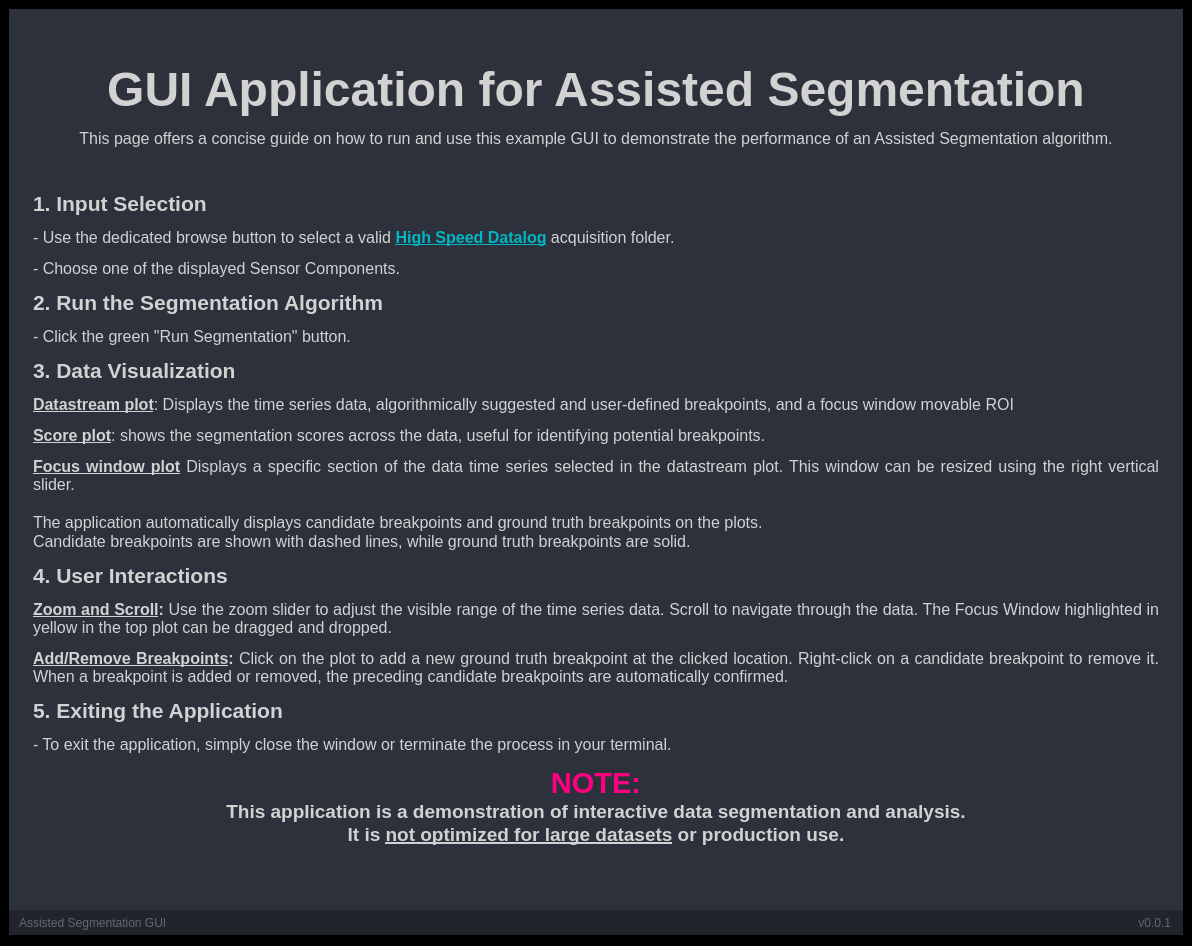
<?xml version="1.0" encoding="UTF-8"?>
<ui version="4.0">
 <class>Dialog</class>
 <widget class="QDialog" name="Dialog">
  <property name="geometry">
   <rect>
    <x>0</x>
    <y>0</y>
    <width>1192</width>
    <height>946</height>
   </rect>
  </property>
  <property name="windowTitle">
   <string>App Info</string>
  </property>
  <property name="windowIcon">
   <iconset resource="../../st_dtdl_gui/UI/resources.qrc">
    <normaloff>:/icons/icons/ST16418_ST-Logo-Ico_3.ico</normaloff>:/icons/icons/ST16418_ST-Logo-Ico_3.ico</iconset>
  </property>
  <property name="styleSheet">
   <string notr="true">background-color: black;
color: rgb(210, 210, 210);</string>
  </property>
  <layout class="QVBoxLayout" name="verticalLayout">
   <property name="leftMargin">
    <number>9</number>
   </property>
   <property name="topMargin">
    <number>9</number>
   </property>
   <property name="rightMargin">
    <number>9</number>
   </property>
   <item>
    <widget class="QWidget" name="main_dialog_widget" native="true">
     <property name="styleSheet">
      <string notr="true">background-color: rgb(44, 49, 60);
</string>
     </property>
     <layout class="QVBoxLayout" name="MainLayout">
      <property name="spacing">
       <number>0</number>
      </property>
      <property name="leftMargin">
       <number>0</number>
      </property>
      <property name="topMargin">
       <number>0</number>
      </property>
      <property name="rightMargin">
       <number>0</number>
      </property>
      <property name="bottomMargin">
       <number>0</number>
      </property>
      <item>
       <widget class="QFrame" name="frame">
        <property name="styleSheet">
         <string notr="true">/* SCROLL BARS */
QScrollBar:horizontal {
    border: none;
    background: rgb(52, 59, 72);
    height: 14px;
    margin: 0px 21px 0 21px;
	border-radius: 0px;
}
QScrollBar::handle:horizontal {
    background: rgb(32, 178, 170);
    min-width: 25px;
	border-radius: 7px
}
QScrollBar::add-line:horizontal {
    border: none;
    background: rgb(55, 63, 77);
    width: 20px;
	border-top-right-radius: 7px;
    border-bottom-right-radius: 7px;
    subcontrol-position: right;
    subcontrol-origin: margin;
}
QScrollBar::sub-line:horizontal {
    border: none;
    background: rgb(55, 63, 77);
    width: 20px;
	border-top-left-radius: 7px;
    border-bottom-left-radius: 7px;
    subcontrol-position: left;
    subcontrol-origin: margin;
}
QScrollBar::up-arrow:horizontal, QScrollBar::down-arrow:horizontal
{
     background: none;
}
QScrollBar::add-page:horizontal, QScrollBar::sub-page:horizontal
{
     background: none;
}
 QScrollBar:vertical {
	border: none;
    background: rgb(52, 59, 72);
    width: 14px;
    margin: 21px 0 21px 0;
	border-radius: 0px;
 }
 QScrollBar::handle:vertical {	
	background: rgb(32, 178, 170);
    min-height: 25px;
	border-radius: 7px
 }
 QScrollBar::add-line:vertical {
     border: none;
    background: rgb(55, 63, 77);
     height: 20px;
	border-bottom-left-radius: 7px;
    border-bottom-right-radius: 7px;
     subcontrol-position: bottom;
     subcontrol-origin: margin;
 }
 QScrollBar::sub-line:vertical {
	border: none;
    background: rgb(55, 63, 77);
     height: 20px;
	border-top-left-radius: 7px;
    border-top-right-radius: 7px;
     subcontrol-position: top;
     subcontrol-origin: margin;
 }
 QScrollBar::up-arrow:vertical, QScrollBar::down-arrow:vertical {
     background: none;
 }

 QScrollBar::add-page:vertical, QScrollBar::sub-page:vertical {
     background: none;
 }</string>
        </property>
        <layout class="QVBoxLayout" name="verticalLayout_4">
         <property name="spacing">
          <number>0</number>
         </property>
         <property name="leftMargin">
          <number>24</number>
         </property>
         <property name="topMargin">
          <number>24</number>
         </property>
         <property name="rightMargin">
          <number>24</number>
         </property>
         <property name="bottomMargin">
          <number>0</number>
         </property>
         <item>
          <widget class="QScrollArea" name="scrollArea">
           <property name="styleSheet">
            <string notr="true">border:transparent;</string>
           </property>
           <property name="widgetResizable">
            <bool>true</bool>
           </property>
           <widget class="QWidget" name="scrollAreaWidgetContents">
            <property name="geometry">
             <rect>
              <x>0</x>
              <y>0</y>
              <width>1126</width>
              <height>879</height>
             </rect>
            </property>
            <layout class="QVBoxLayout" name="verticalLayout_2">
             <property name="spacing">
              <number>0</number>
             </property>
             <property name="leftMargin">
              <number>0</number>
             </property>
             <property name="topMargin">
              <number>0</number>
             </property>
             <property name="rightMargin">
              <number>0</number>
             </property>
             <property name="bottomMargin">
              <number>0</number>
             </property>
             <item>
              <widget class="QLabel" name="label_3">
               <property name="sizePolicy">
                <sizepolicy hsizetype="Preferred" vsizetype="Preferred">
                 <horstretch>0</horstretch>
                 <verstretch>0</verstretch>
                </sizepolicy>
               </property>
               <property name="font">
                <font>
                 <family>Segoe UI</family>
                 <pointsize>48</pointsize>
                 <bold>true</bold>
                </font>
               </property>
               <property name="text">
                <string>&lt;!DOCTYPE HTML PUBLIC &quot;-//W3C//DTD HTML 4.0//EN&quot; &quot;http://www.w3.org/TR/REC-html40/strict.dtd&quot;&gt;
&lt;html&gt;&lt;head&gt;&lt;meta name=&quot;qrichtext&quot; content=&quot;1&quot; /&gt;&lt;meta charset=&quot;utf-8&quot; /&gt;&lt;style type=&quot;text/css&quot;&gt;
p, li { white-space: pre-wrap; }
hr { height: 1px; border-width: 0; }
li.unchecked::marker { content: &quot;\2610&quot;; }
li.checked::marker { content: &quot;\2612&quot;; }
&lt;/style&gt;&lt;/head&gt;&lt;body style=&quot; font-family:'Segoe UI'; font-size:48pt; font-weight:700; font-style:normal;&quot;&gt;
&lt;p align=&quot;center&quot; style=&quot; margin-top:12px; margin-bottom:12px; margin-left:0px; margin-right:0px; -qt-block-indent:0; text-indent:0px;&quot;&gt;&lt;span style=&quot; font-size:36pt;&quot;&gt;GUI Application for Assisted Segmentation&lt;/span&gt;&lt;/p&gt;
&lt;p align=&quot;center&quot; style=&quot; margin-top:12px; margin-bottom:12px; margin-left:0px; margin-right:0px; -qt-block-indent:0; text-indent:0px;&quot;&gt;&lt;span style=&quot; font-size:12pt; font-weight:400;&quot;&gt;This page offers a concise guide on how to run and use this example GUI to demonstrate the performance of an Assisted Segmentation algorithm.&lt;/span&gt;&lt;/p&gt;
&lt;p align=&quot;center&quot; style=&quot;-qt-paragraph-type:empty; margin-top:12px; margin-bottom:12px; margin-left:0px; margin-right:0px; -qt-block-indent:0; text-indent:0px; font-size:12pt; font-weight:400;&quot;&gt;&lt;br /&gt;&lt;/p&gt;
&lt;p align=&quot;justify&quot; style=&quot; margin-top:12px; margin-bottom:12px; margin-left:0px; margin-right:0px; -qt-block-indent:0; text-indent:0px;&quot;&gt;&lt;span style=&quot; font-size:16pt;&quot;&gt;1. Input Selection&lt;/span&gt;&lt;/p&gt;
&lt;p align=&quot;justify&quot; style=&quot; margin-top:12px; margin-bottom:12px; margin-left:0px; margin-right:0px; -qt-block-indent:0; text-indent:0px;&quot;&gt;&lt;span style=&quot; font-size:12pt; font-weight:400;&quot;&gt;- Use the dedicated browse button to select a valid &lt;/span&gt;&lt;a href=&quot;https://www.st.com/en/embedded-software/fp-sns-datalog2.html&quot;&gt;&lt;span style=&quot; font-size:12pt; text-decoration: underline; color:#00b7c3;&quot;&gt;High Speed Datalog&lt;/span&gt;&lt;/a&gt;&lt;span style=&quot; font-size:12pt; font-weight:400;&quot;&gt; acquisition folder.&lt;/span&gt;&lt;/p&gt;
&lt;p align=&quot;justify&quot; style=&quot; margin-top:12px; margin-bottom:12px; margin-left:0px; margin-right:0px; -qt-block-indent:0; text-indent:0px;&quot;&gt;&lt;span style=&quot; font-size:12pt; font-weight:400;&quot;&gt;- Choose one of the displayed Sensor Components.&lt;/span&gt;&lt;/p&gt;
&lt;p align=&quot;justify&quot; style=&quot; margin-top:12px; margin-bottom:12px; margin-left:0px; margin-right:0px; -qt-block-indent:0; text-indent:0px;&quot;&gt;&lt;span style=&quot; font-size:16pt;&quot;&gt;2. Run the Segmentation Algorithm&lt;/span&gt;&lt;/p&gt;
&lt;p align=&quot;justify&quot; style=&quot; margin-top:12px; margin-bottom:12px; margin-left:0px; margin-right:0px; -qt-block-indent:0; text-indent:0px;&quot;&gt;&lt;span style=&quot; font-size:12pt; font-weight:400;&quot;&gt;- Click the green &amp;quot;Run Segmentation&amp;quot; button.&lt;/span&gt;&lt;/p&gt;
&lt;p align=&quot;justify&quot; style=&quot; margin-top:12px; margin-bottom:12px; margin-left:0px; margin-right:0px; -qt-block-indent:0; text-indent:0px;&quot;&gt;&lt;span style=&quot; font-size:16pt;&quot;&gt;3. Data Visualization&lt;/span&gt;&lt;/p&gt;
&lt;p align=&quot;justify&quot; style=&quot; margin-top:12px; margin-bottom:12px; margin-left:0px; margin-right:0px; -qt-block-indent:0; text-indent:0px;&quot;&gt;&lt;span style=&quot; font-size:12pt; text-decoration: underline;&quot;&gt;Datastream plot&lt;/span&gt;&lt;span style=&quot; font-size:12pt; font-weight:400;&quot;&gt;: Displays the time series data, algorithmically suggested and user-defined breakpoints, and a focus window movable ROI&lt;/span&gt;&lt;/p&gt;
&lt;p align=&quot;justify&quot; style=&quot; margin-top:12px; margin-bottom:12px; margin-left:0px; margin-right:0px; -qt-block-indent:0; text-indent:0px;&quot;&gt;&lt;span style=&quot; font-size:12pt; text-decoration: underline;&quot;&gt;Score plot&lt;/span&gt;&lt;span style=&quot; font-size:12pt; font-weight:400;&quot;&gt;: shows the segmentation scores across the data, useful for identifying potential breakpoints.&lt;/span&gt;&lt;/p&gt;
&lt;p align=&quot;justify&quot; style=&quot; margin-top:0px; margin-bottom:0px; margin-left:0px; margin-right:0px; -qt-block-indent:0; text-indent:0px;&quot;&gt;&lt;span style=&quot; font-size:12pt; text-decoration: underline;&quot;&gt;Focus window plot&lt;/span&gt;&lt;span style=&quot; font-size:12pt; font-weight:400;&quot;&gt; Displays a specific section of the data time series selected in the datastream plot. This window can be resized using the right vertical slider.&lt;/span&gt;&lt;/p&gt;
&lt;p align=&quot;justify&quot; style=&quot;-qt-paragraph-type:empty; margin-top:0px; margin-bottom:0px; margin-left:0px; margin-right:0px; -qt-block-indent:0; text-indent:0px; font-size:12pt; font-weight:400;&quot;&gt;&lt;br /&gt;&lt;/p&gt;
&lt;p align=&quot;justify&quot; style=&quot; margin-top:0px; margin-bottom:0px; margin-left:0px; margin-right:0px; -qt-block-indent:0; text-indent:0px;&quot;&gt;&lt;span style=&quot; font-size:12pt; font-weight:400;&quot;&gt;The application automatically displays candidate breakpoints and ground truth breakpoints on the plots.&lt;/span&gt;&lt;/p&gt;
&lt;p align=&quot;justify&quot; style=&quot; margin-top:0px; margin-bottom:0px; margin-left:0px; margin-right:0px; -qt-block-indent:0; text-indent:0px;&quot;&gt;&lt;span style=&quot; font-size:12pt; font-weight:400;&quot;&gt;Candidate breakpoints are shown with dashed lines, while ground truth breakpoints are solid.&lt;/span&gt;&lt;/p&gt;
&lt;p align=&quot;justify&quot; style=&quot; margin-top:12px; margin-bottom:12px; margin-left:0px; margin-right:0px; -qt-block-indent:0; text-indent:0px;&quot;&gt;&lt;span style=&quot; font-size:16pt;&quot;&gt;4. User Interactions&lt;/span&gt;&lt;/p&gt;
&lt;p align=&quot;justify&quot; style=&quot; margin-top:12px; margin-bottom:12px; margin-left:0px; margin-right:0px; -qt-block-indent:0; text-indent:0px;&quot;&gt;&lt;span style=&quot; font-size:12pt; text-decoration: underline;&quot;&gt;Zoom and Scroll&lt;/span&gt;&lt;span style=&quot; font-size:12pt;&quot;&gt;:&lt;/span&gt;&lt;span style=&quot; font-size:12pt; font-weight:400;&quot;&gt; Use the zoom slider to adjust the visible range of the time series data. Scroll to navigate through the data. The Focus Window highlighted in yellow in the top plot can be dragged and dropped.&lt;/span&gt;&lt;/p&gt;
&lt;p align=&quot;justify&quot; style=&quot; margin-top:12px; margin-bottom:12px; margin-left:0px; margin-right:0px; -qt-block-indent:0; text-indent:0px;&quot;&gt;&lt;span style=&quot; font-size:12pt; text-decoration: underline;&quot;&gt;Add/Remove Breakpoints&lt;/span&gt;&lt;span style=&quot; font-size:12pt;&quot;&gt;:&lt;/span&gt;&lt;span style=&quot; font-size:12pt; font-weight:400;&quot;&gt; Click on the plot to add a new ground truth breakpoint at the clicked location. Right-click on a candidate breakpoint to remove it. When a breakpoint is added or removed, the preceding candidate breakpoints are automatically confirmed.&lt;/span&gt;&lt;/p&gt;
&lt;p align=&quot;justify&quot; style=&quot; margin-top:0px; margin-bottom:0px; margin-left:0px; margin-right:0px; -qt-block-indent:0; text-indent:0px;&quot;&gt;&lt;span style=&quot; font-size:16pt;&quot;&gt;5. Exiting the Application&lt;/span&gt;&lt;/p&gt;
&lt;p align=&quot;justify&quot; style=&quot; margin-top:12px; margin-bottom:12px; margin-left:0px; margin-right:0px; -qt-block-indent:0; text-indent:0px;&quot;&gt;&lt;span style=&quot; font-size:12pt; font-weight:400;&quot;&gt;- To exit the application, simply close the window or terminate the process in your terminal.&lt;/span&gt;&lt;/p&gt;
&lt;p align=&quot;center&quot; style=&quot; margin-top:0px; margin-bottom:0px; margin-left:0px; margin-right:0px; -qt-block-indent:0; text-indent:0px;&quot;&gt;&lt;span style=&quot; font-size:22pt; color:#ff007f;&quot;&gt;NOTE:&lt;/span&gt;&lt;/p&gt;
&lt;p align=&quot;center&quot; style=&quot; margin-top:0px; margin-bottom:0px; margin-left:0px; margin-right:0px; -qt-block-indent:0; text-indent:0px;&quot;&gt;&lt;span style=&quot; font-size:14pt;&quot;&gt;This application is a demonstration of interactive data segmentation and analysis.&lt;/span&gt;&lt;/p&gt;
&lt;p align=&quot;center&quot; style=&quot; margin-top:0px; margin-bottom:0px; margin-left:0px; margin-right:0px; -qt-block-indent:0; text-indent:0px;&quot;&gt;&lt;span style=&quot; font-size:14pt;&quot;&gt;It is &lt;/span&gt;&lt;span style=&quot; font-size:14pt; text-decoration: underline;&quot;&gt;not optimized for large datasets&lt;/span&gt;&lt;span style=&quot; font-size:14pt;&quot;&gt; or production use.&lt;/span&gt;&lt;/p&gt;
&lt;p align=&quot;justify&quot; style=&quot;-qt-paragraph-type:empty; margin-top:0px; margin-bottom:0px; margin-left:0px; margin-right:0px; -qt-block-indent:0; text-indent:0px; font-size:22pt;&quot;&gt;&lt;br /&gt;&lt;/p&gt;&lt;/body&gt;&lt;/html&gt;</string>
               </property>
               <property name="textFormat">
                <enum>Qt::MarkdownText</enum>
               </property>
               <property name="scaledContents">
                <bool>false</bool>
               </property>
               <property name="alignment">
                <set>Qt::AlignCenter</set>
               </property>
               <property name="wordWrap">
                <bool>true</bool>
               </property>
              </widget>
             </item>
            </layout>
           </widget>
          </widget>
         </item>
        </layout>
       </widget>
      </item>
      <item>
       <widget class="QFrame" name="frame_grip">
        <property name="sizePolicy">
         <sizepolicy hsizetype="Preferred" vsizetype="Fixed">
          <horstretch>0</horstretch>
          <verstretch>0</verstretch>
         </sizepolicy>
        </property>
        <property name="minimumSize">
         <size>
          <width>0</width>
          <height>25</height>
         </size>
        </property>
        <property name="maximumSize">
         <size>
          <width>16777215</width>
          <height>25</height>
         </size>
        </property>
        <property name="styleSheet">
         <string notr="true">background-color: rgb(33, 37, 43);</string>
        </property>
        <property name="frameShape">
         <enum>QFrame::NoFrame</enum>
        </property>
        <property name="frameShadow">
         <enum>QFrame::Raised</enum>
        </property>
        <layout class="QHBoxLayout" name="horizontalLayout_6">
         <property name="spacing">
          <number>0</number>
         </property>
         <property name="leftMargin">
          <number>0</number>
         </property>
         <property name="topMargin">
          <number>0</number>
         </property>
         <property name="rightMargin">
          <number>2</number>
         </property>
         <property name="bottomMargin">
          <number>0</number>
         </property>
         <item>
          <widget class="QFrame" name="frame_label_bottom">
           <property name="frameShape">
            <enum>QFrame::NoFrame</enum>
           </property>
           <property name="frameShadow">
            <enum>QFrame::Raised</enum>
           </property>
           <layout class="QHBoxLayout" name="horizontalLayout_7">
            <property name="spacing">
             <number>0</number>
            </property>
            <property name="leftMargin">
             <number>10</number>
            </property>
            <property name="topMargin">
             <number>0</number>
            </property>
            <property name="rightMargin">
             <number>10</number>
            </property>
            <property name="bottomMargin">
             <number>0</number>
            </property>
            <item>
             <widget class="QLabel" name="label_credits">
              <property name="font">
               <font>
                <family>Segoe UI</family>
               </font>
              </property>
              <property name="styleSheet">
               <string notr="true">color: rgb(98, 103, 111);</string>
              </property>
              <property name="text">
               <string>Assisted Segmentation GUI</string>
              </property>
             </widget>
            </item>
            <item>
             <widget class="QLabel" name="label_version">
              <property name="maximumSize">
               <size>
                <width>100</width>
                <height>16777215</height>
               </size>
              </property>
              <property name="font">
               <font>
                <family>Segoe UI</family>
               </font>
              </property>
              <property name="styleSheet">
               <string notr="true">color: rgb(98, 103, 111);</string>
              </property>
              <property name="text">
               <string>v0.0.1</string>
              </property>
              <property name="alignment">
               <set>Qt::AlignRight|Qt::AlignTrailing|Qt::AlignVCenter</set>
              </property>
             </widget>
            </item>
           </layout>
          </widget>
         </item>
        </layout>
       </widget>
      </item>
     </layout>
    </widget>
   </item>
  </layout>
 </widget>
 <resources>
  <include location="../../st_dtdl_gui/UI/resources.qrc"/>
  <include location="../../st_dtdl_gui/UI/resources.qrc"/>
  <include location="resources.qrc"/>
 </resources>
 <connections/>
</ui>
